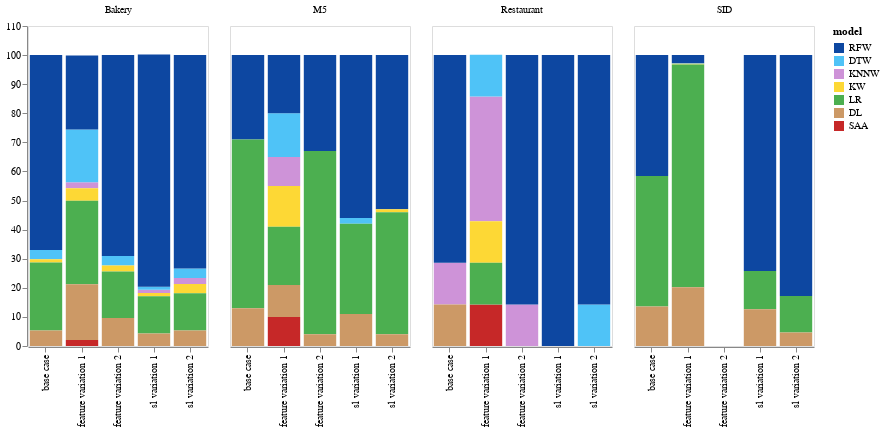

The cell this chart's notebook holds for it:
### Code cell
alt.Chart(df).mark_bar().encode(

    # tell Altair which field to group columns on
    x=alt.X('variation:N', title=None),

    # tell Altair which field to use as Y values and how to calculate
    y=alt.Y('sum(percent):Q',
        axis=alt.Axis(
            grid=False,
            title=None)),

    # tell Altair which field to use to use as the set of columns to be  represented in each group
    column=alt.Column('dataset:N', title=None),

    # tell Altair which field to use for color segmentation 
    color=alt.Color('model:N',
            scale=alt.Scale(
                # make it look pretty with an enjoyable color pallet
                domain=["RFW", "DTW", "KNNW", "KW", "LR", "DL", "SAA"],
                range=["#0D47A1", "#4FC3F7", "#CE93D8", "#FDD835", "#4CAF50", "#CC9966", "#C62828"],
            ),
        )).properties(width=9*20, height=16*20)\
    .configure_view(
        # remove grid lines around column clusters
        strokeOpacity=1
    )

### Figure 1 — Vega-Lite specification as saved in the notebook (floating-point values rounded to 4 significant figures; data arrays with more than 128 entries replaced by an {"elided": "..."} marker saying what was removed)
{"config": {"view": {"continuousWidth": 400, "continuousHeight": 300, "strokeOpacity": 1}}, "data": {"name": "data-972f6b0e83fa8d8aa68e9ea64a68f090"}, "mark": "bar", "encoding": {"color": {"field": "model", "scale": {"domain": ["RFW", "DTW", "KNNW", "KW", "LR", "DL", "SAA"], "range": ["#0D47A1", "#4FC3F7", "#CE93D8", "#FDD835", "#4CAF50", "#CC9966", "#C62828"]}, "type": "nominal"}, "column": {"field": "dataset", "title": null, "type": "nominal"}, "x": {"field": "variation", "title": null, "type": "nominal"}, "y": {"aggregate": "sum", "axis": {"grid": false, "title": null}, "field": "percent", "type": "quantitative"}}, "height": 320, "width": 180, "$schema": "https://vega.github.io/schema/vega-lite/v4.17.0.json", "datasets": {"data-972f6b0e83fa8d8aa68e9ea64a68f090": {"elided": "133 records"}}}
